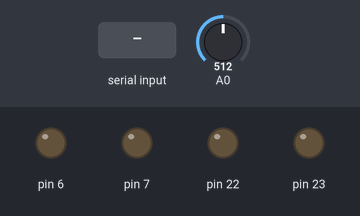
Simulated run of this sketch. Board: Arduino Uno, built with avr-gcc and run on an emulated ATmega328P. Shown: output pins drawn as LEDs (lit = HIGH). The test bench sets the inputs (shaded band); at power-on: A0 = 512. What the sketch prints to the serial monitor is not drawn.

Above: at 1.2 s.
1.3 s: "A\n" received over Serial
At 2.0 s:
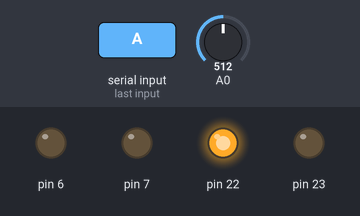
Timing chart, 0 to 4.8 s (numbered marks = the images above; inputs shaded):
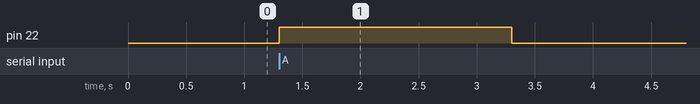

The sketch:

ecoder_verify__2_.ino
```cpp
/*
A(Top botton in the app) - The robot moves forward for 2 seconds and rotates 90 degrees.This repeats
E(Centre botton in the app ) - Robot stops
if max_pulse == 75 , the robot rotates 90 degrees
*/

// basic motor control
// motor1 - PB'6 and PD'3
// motor2 - PB'7 and PD'4


char inByte;
int previous_sensorValue = 0;
int pulse = 0;
int max_pulse = 19;
int flag = -1;
void setup() {

  // set as outputs for controlling motors
  DDRB |= (1 << DDB6) | (1 << DDB7);
  DDRD |= (1 << DDD6) | (1 << DDD7);
  //Initialize Serial communnication
  Serial.begin(9600);
}

void loop() {

  inByte = Serial.read();
  if(inByte == 'A'){
    flag = 1;
  }
  else if(inByte == 'E'){
    flag = 0;
  }

  if (flag == 1){
    // Move robot forward
    PORTB = (1<<DDB6);
    PORTD = (0<<DDD3);
    delay(2000);
    // Rotate 90 degress
    while (pulse < max_pulse)
        {
         Serial.println(inByte);
         //Rotate motor in clock wise direction
         PORTB = (0<<DDB7);
         PORTD = (1<<DDD4);

         //read input from analog pin 0
         int current_sensorValue = analogRead(A0);
         Serial.print(current_sensorValue );
         Serial.print("\t");
         Serial.println(pulse);

         Serial.print("\n");
         if(current_sensorValue-previous_sensorValue >15)
           {
            pulse = pulse + 1;
           }
         previous_sensorValue = current_sensorValue;
        }
        pulse = 0;
  }

  else if(flag == 0){
    Serial.println(inByte);
    PORTB = (0<<DDB7)|(0<<DDB6);
    PORTD = (0<<DDD4)|(0<<DDD3);
  }
     // Stop the robot if code comes out of while loop
  /*PORTB = (0<<DDB7)|(0<<DDB6);
  PORTD = (0<<DDD4)|(0<<DDD3);*/

}
```

Measured:
- after the input at 1.3 s, pin 22: LOW → HIGH at once, → LOW 2.0 s later
